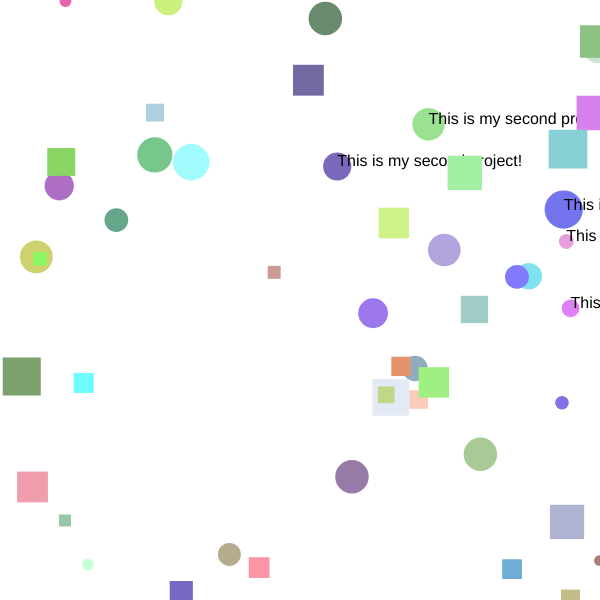
Frame 1 (no input)
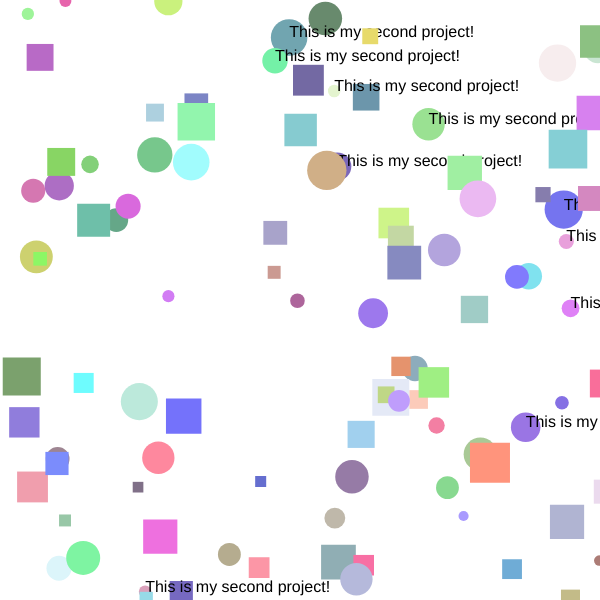
Frame 2 (the mouse pressed at the canvas centre, redrawn once)

The p5.js sketch that drew these frames (run headless with seeded random() and noise() and a simulated clock; the mouse was pressed at the canvas centre and the sketch redrawn once):

// p5.js sketch
// ── sketch.js


function setup() {
  createCanvas(600, 600); // Set the canvas size to 600x600 pixels
  background(255); // Set the background color to white
  noLoop(); // Prevent draw() from repeating — we only want to draw once
}

function draw() {
  let shapeCount = 0; // Start with 0 shapes drawn

  // Repeat until we've drawn 50 shapes
  while (shapeCount < 50) {
    // Choose a random position on the canvas
    let x = random(0, width);
    let y = random(0, height);

    // Choose a random size between 10 and 40 pixels
    let size = random(10, 40);

    // Choose a random color using RGB values
    let r = random(100, 255);
    let g = random(100, 255);
    let b = random(100, 255);

    fill(r, g, b); // Set the fill color
    noStroke(); // Remove the outline from shapes

    // Alternate between drawing a circle and a square
    if (shapeCount % 2 == 0) {
      ellipse(x, y, size, size); // Draw a circle
    } else {
      rect(x, y, size, size); // Draw a square
    }

    // Every 10 shapes, add some text
    if (shapeCount % 10 == 0) {
      fill(0); // Set text color to black
      textSize(16); // Set text size
      text("This is my second project!", x, y); // Draw the text at the same position
    }

    // Increase the shape count by 1
    shapeCount = shapeCount + 1;
  }
}
